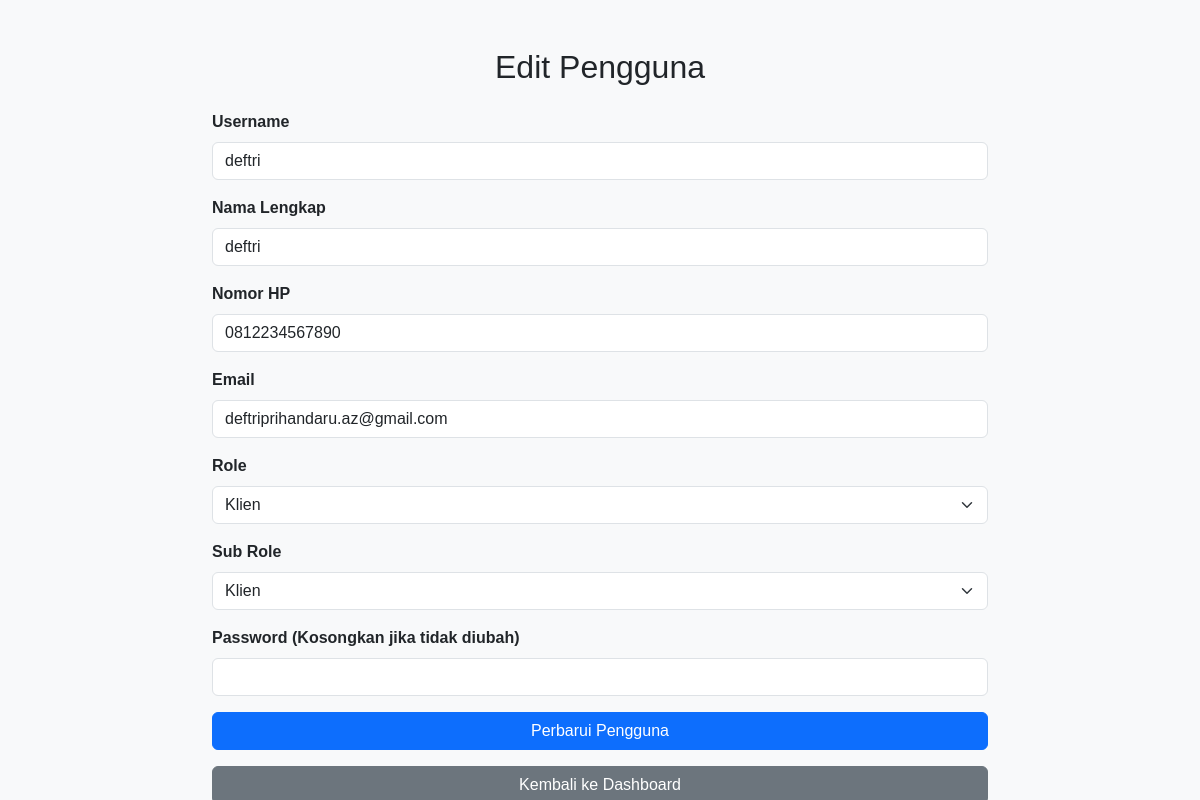
Screenshot of /public_html/admin/edit_user.php?id=77 (signed in) with the database file from the repository.
### tables this page shows
CREATE TABLE `users` (
  `id` int(11) NOT NULL,
  `username` varchar(50) NOT NULL,
  `nama` varchar(100) NOT NULL,
  `nomor_hp` varchar(15) DEFAULT NULL,
  `id_wilayah` int(11) DEFAULT NULL,
  `password_hash` varchar(255) NOT NULL,
  `role` enum('klien','konselor','psikolog','admin') NOT NULL,
  `session` tinyint(1) DEFAULT 0,
  `ratting` float DEFAULT NULL,
  `is_verified` tinyint(1) DEFAULT 0,
  `reset_token` varchar(255) DEFAULT NULL,
  `token_expiry` timestamp NOT NULL DEFAULT current_timestamp() ON UPDATE current_timestamp(),
  `is_online` tinyint(1) DEFAULT 0,
  `email` varchar(255) DEFAULT NULL,
  `created_at` timestamp NOT NULL DEFAULT current_timestamp(),
  `sub_role` enum('Dewasa','Sebaya','Psikolog','Admin','Klien') NOT NULL DEFAULT 'Klien'
);

### public_html/admin/edit_user.php (the view, shortened to what this page needs)
<?php
include '../config/config.php';
$user_id = $_GET['id'];
$sql_get_user = "SELECT * FROM users WHERE id = ?";
$stmt_get_user = $conn->prepare($sql_get_user);
$stmt_get_user->bind_param("i", $user_id);
$stmt_get_user->execute();
$user_result = $stmt_get_user->get_result();
$user = $user_result->fetch_assoc();
?>
<!DOCTYPE html>
<html lang="id">
<head>
    <link href="https://cdn.jsdelivr.net/npm/bootstrap@5.3.0/dist/css/bootstrap.min.css" rel="stylesheet">
</head>
<body>
<div class="container mt-5">
    <h2 class="text-center mb-4">Edit Pengguna</h2>
    <form action="" method="POST">
        <div class="mb-3">
            <label for="username" class="form-label">Username</label>
            <input type="text" class="form-control" id="username" name="username" value="<?= htmlspecialchars($user['username']) ?>" required>
        </div>
        <div class="mb-3">
            <label for="nama" class="form-label">Nama Lengkap</label>
            <input type="text" class="form-control" id="nama" name="nama" value="<?= htmlspecialchars($user['nama']) ?>" required>
        </div>
        <div class="mb-3">
            <label for="nomor_hp" class="form-label">Nomor HP</label>
            <input type="text" class="form-control" id="nomor_hp" name="nomor_hp" value="<?= htmlspecialchars($user['nomor_hp']) ?>" required>
        </div>
        <div class="mb-3">
            <label for="email" class="form-label">Email</label>
            <input type="email" class="form-control" id="email" name="email" value="<?= htmlspecialchars($user['email']) ?>" required>
        </div>
        <div class="mb-3">
            <label for="role" class="form-label">Role</label>
            <select class="form-select" id="role" name="role" required>
                <option value="klien" <?= $user['role'] === 'klien' ? 'selected' : '' ?>>Klien</option>
            </select>
        </div>
        <div class="mb-3">
            <label for="sub_role" class="form-label">Sub Role</label>
            <select class="form-select" id="sub_role" name="sub_role">
                <option value="klien" <?= $user['sub_role'] === 'klien' ? 'selected' : '' ?>>Klien</option>
            </select>
        </div>
        <div class="mb-3">
            <label for="password" class="form-label">Password (Kosongkan jika tidak diubah)</label>
            <input type="password" class="form-control" id="password" name="password">
        </div>
        <button type="submit" class="btn btn-primary">Perbarui Pengguna</button>
    </form>
    <a href="admin-dashboard.php" class="btn btn-secondary mt-3 w-100">Kembali ke Dashboard</a>
</div>
</body>
</html>

### public_html/admin/edit_user.php (style rules this page uses)
body { background-color: #f8f9fa; font-family: 'Arial', sans-serif; }
.container { max-width: 800px; }
.form-label { font-weight: bold; }
.btn-primary { width: 100%; }

### rows the page displays
users: username "deftri", nama "deftri", nomor_hp "0812234567890", email "deftriprihandaru.az@gmail.com", role "Klien"
